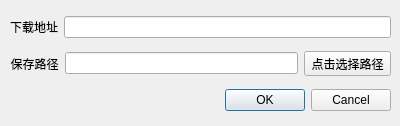
<?xml version="1.0" encoding="UTF-8"?>
<ui version="4.0">
 <class>Dialog</class>
 <widget class="QDialog" name="Dialog">
  <property name="geometry">
   <rect>
    <x>0</x>
    <y>0</y>
    <width>400</width>
    <height>126</height>
   </rect>
  </property>
  <property name="windowTitle">
   <string>下载素材</string>
  </property>
  <widget class="QWidget" name="verticalLayoutWidget">
   <property name="geometry">
    <rect>
     <x>10</x>
     <y>9</y>
     <width>381</width>
     <height>111</height>
    </rect>
   </property>
   <layout class="QVBoxLayout" name="verticalLayout">
    <item>
     <layout class="QHBoxLayout" name="horizontalLayout">
      <item>
       <widget class="QLabel" name="label">
        <property name="text">
         <string>下载地址</string>
        </property>
        <property name="alignment">
         <set>Qt::AlignCenter</set>
        </property>
       </widget>
      </item>
      <item>
       <widget class="QLineEdit" name="lineEdit"/>
      </item>
     </layout>
    </item>
    <item>
     <layout class="QHBoxLayout" name="horizontalLayout_2">
      <item>
       <widget class="QLabel" name="label_2">
        <property name="text">
         <string>保存路径</string>
        </property>
        <property name="alignment">
         <set>Qt::AlignCenter</set>
        </property>
       </widget>
      </item>
      <item>
       <widget class="QLineEdit" name="lineEdit_2">
        <property name="readOnly">
         <bool>true</bool>
        </property>
       </widget>
      </item>
      <item>
       <widget class="QToolButton" name="toolButton_3">
        <property name="minimumSize">
         <size>
          <width>0</width>
          <height>0</height>
         </size>
        </property>
        <property name="text">
         <string>点击选择路径</string>
        </property>
       </widget>
      </item>
     </layout>
    </item>
    <item>
     <widget class="QDialogButtonBox" name="buttonBox">
      <property name="orientation">
       <enum>Qt::Horizontal</enum>
      </property>
      <property name="standardButtons">
       <set>QDialogButtonBox::Cancel|QDialogButtonBox::Ok</set>
      </property>
     </widget>
    </item>
   </layout>
  </widget>
 </widget>
 <resources/>
 <connections>
  <connection>
   <sender>buttonBox</sender>
   <signal>accepted()</signal>
   <receiver>Dialog</receiver>
   <slot>accept()</slot>
   <hints>
    <hint type="sourcelabel">
     <x>229</x>
     <y>90</y>
    </hint>
    <hint type="destinationlabel">
     <x>157</x>
     <y>103</y>
    </hint>
   </hints>
  </connection>
  <connection>
   <sender>buttonBox</sender>
   <signal>rejected()</signal>
   <receiver>Dialog</receiver>
   <slot>reject()</slot>
   <hints>
    <hint type="sourcelabel">
     <x>297</x>
     <y>96</y>
    </hint>
    <hint type="destinationlabel">
     <x>286</x>
     <y>103</y>
    </hint>
   </hints>
  </connection>
 </connections>
</ui>
